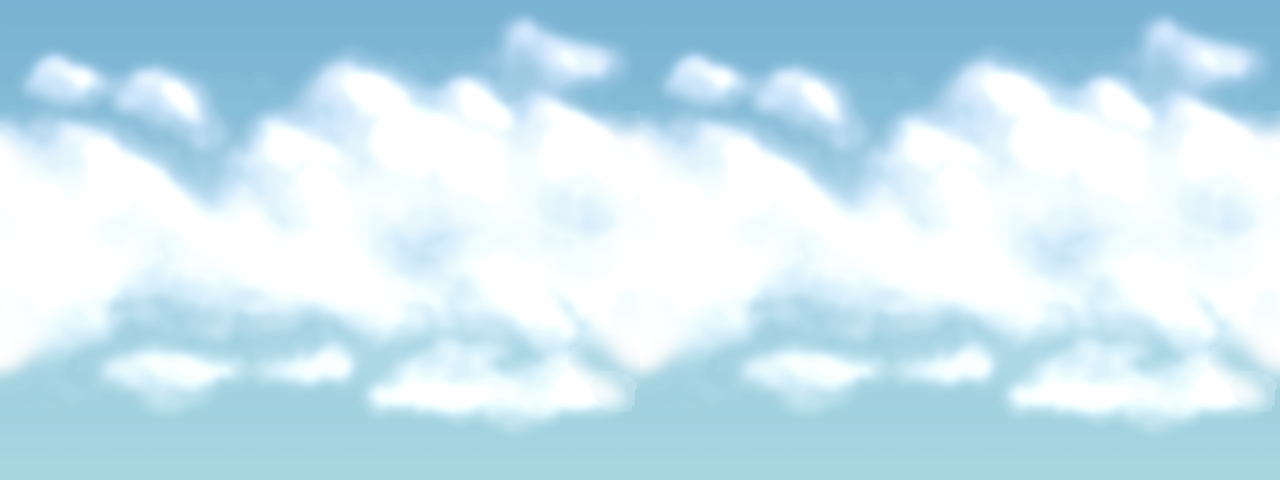

This game map was drawn from its Tiled (.tmx) file and the tilesets committed beside it. A one-line description and the trimmed map source follow:
An orthogonal 40x15 tile map with 32x32 px tiles, 2 tile layers (Background, GameObjects).

<map version="1.0" orientation="orthogonal" width="40" height="15" tilewidth="32" tileheight="32">
 <tileset firstgid="1" name="cloudsbackground" tilewidth="640" tileheight="480">
  <image source="cloudsbackground.png" trans="008a76" width="640" height="480" />
 </tileset>
 <layer name="Background" width="40" height="15">
  <data>[600 cells, 2 non-empty, 1 distinct tile ids]</data>
 </layer>
 <layer name="GameObjects" width="40" height="15">
  <data>[600 cells, 0 non-empty, 0 distinct tile ids]</data>
 </layer>
</map>
